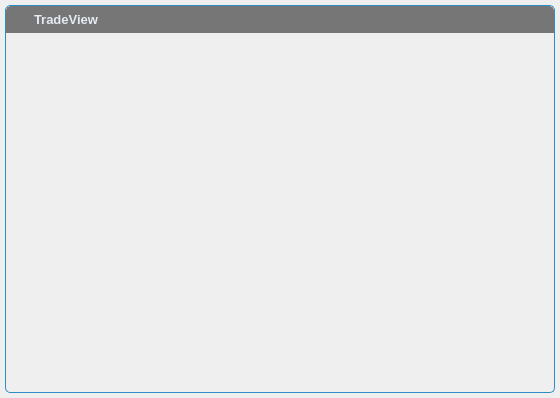
<?xml version="1.0" encoding="UTF-8"?>
<ui version="4.0">
 <class>FramelessWindow</class>
 <widget class="QWidget" name="FramelessWindow">
  <property name="geometry">
   <rect>
    <x>0</x>
    <y>0</y>
    <width>560</width>
    <height>398</height>
   </rect>
  </property>
  <property name="windowTitle">
   <string/>
  </property>
  <property name="autoFillBackground">
   <bool>false</bool>
  </property>
  <layout class="QVBoxLayout" name="verticalLayout_2">
   <property name="spacing">
    <number>0</number>
   </property>
   <property name="leftMargin">
    <number>5</number>
   </property>
   <property name="topMargin">
    <number>5</number>
   </property>
   <property name="rightMargin">
    <number>5</number>
   </property>
   <property name="bottomMargin">
    <number>5</number>
   </property>
   <item>
    <widget class="QWidget" name="windowFrame" native="true">
     <property name="autoFillBackground">
      <bool>false</bool>
     </property>
     <property name="styleSheet">
      <string notr="true">#windowFrame{border:1px solid palette(highlight); border-radius:5px 5px 5px 5px; background-color:palette(Window);}</string>
     </property>
     <layout class="QVBoxLayout" name="verticalLayout">
      <property name="spacing">
       <number>0</number>
      </property>
      <property name="leftMargin">
       <number>1</number>
      </property>
      <property name="topMargin">
       <number>1</number>
      </property>
      <property name="rightMargin">
       <number>1</number>
      </property>
      <property name="bottomMargin">
       <number>1</number>
      </property>
      <item>
       <widget class="WindowDragger" name="windowTitlebar" native="true">
        <property name="sizePolicy">
         <sizepolicy hsizetype="Preferred" vsizetype="Fixed">
          <horstretch>0</horstretch>
          <verstretch>0</verstretch>
         </sizepolicy>
        </property>
        <property name="minimumSize">
         <size>
          <width>0</width>
          <height>0</height>
         </size>
        </property>
        <property name="autoFillBackground">
         <bool>false</bool>
        </property>
        <property name="styleSheet">
         <string notr="true">#windowTitlebar{border: 0px none palette(base); border-top-left-radius:5px; border-top-right-radius:5px; background-color:palette(shadow); height:20px;}</string>
        </property>
        <layout class="QHBoxLayout" name="horizontalLayout" stretch="0,0,1,0,0,0,0">
         <property name="spacing">
          <number>0</number>
         </property>
         <property name="leftMargin">
          <number>0</number>
         </property>
         <property name="topMargin">
          <number>0</number>
         </property>
         <property name="rightMargin">
          <number>0</number>
         </property>
         <property name="bottomMargin">
          <number>0</number>
         </property>
         <item>
          <widget class="QLabel" name="spacer">
           <property name="minimumSize">
            <size>
             <width>4</width>
             <height>0</height>
            </size>
           </property>
           <property name="maximumSize">
            <size>
             <width>4</width>
             <height>16777215</height>
            </size>
           </property>
          </widget>
         </item>
         <item>
          <widget class="QLabel" name="icon">
           <property name="minimumSize">
            <size>
             <width>16</width>
             <height>16</height>
            </size>
           </property>
           <property name="maximumSize">
            <size>
             <width>16</width>
             <height>16</height>
            </size>
           </property>
           <property name="contextMenuPolicy">
            <enum>Qt::NoContextMenu</enum>
           </property>
           <property name="styleSheet">
            <string notr="true">image: url(:/new/prefix1/images/vtlogo.png);</string>
           </property>
          </widget>
         </item>
         <item>
          <widget class="QLabel" name="titleText">
           <property name="font">
            <font>
             <pointsize>10</pointsize>
             <weight>75</weight>
             <bold>true</bold>
            </font>
           </property>
           <property name="styleSheet">
            <string notr="true">  padding-left:5px;
  color:#E4EBF2;</string>
           </property>
           <property name="text">
            <string>TradeView</string>
           </property>
           <property name="alignment">
            <set>Qt::AlignLeading|Qt::AlignLeft|Qt::AlignVCenter</set>
           </property>
          </widget>
         </item>
         <item>
          <widget class="QToolButton" name="minimizeButton">
           <property name="font">
            <font>
             <weight>75</weight>
             <bold>true</bold>
            </font>
           </property>
           <property name="styleSheet">
            <string notr="true">#minimizeButton{
  background-color:none;
  border:none;
  width:16px;
  height:16px;
  padding:4px;
  image:url(:/images/icon_window_minimize.png);
}
#minimizeButton:hover{
  background-color:palette(alternate-base);
}
#minimizeButton:pressed{
  background-color:palette(highlight);
}</string>
           </property>
           <property name="text">
            <string/>
           </property>
          </widget>
         </item>
         <item>
          <widget class="QToolButton" name="restoreButton">
           <property name="styleSheet">
            <string notr="true">#restoreButton{
  background-color:none;
  border:none;
  width:16px;
  height:16px;
  padding:4px;
  image:url(:/images/icon_window_restore.png);
}
#restoreButton:hover{
  background-color:palette(alternate-base);
}
#restoreButton:pressed{
  background-color:palette(highlight);
}</string>
           </property>
           <property name="text">
            <string/>
           </property>
          </widget>
         </item>
         <item>
          <widget class="QToolButton" name="maximizeButton">
           <property name="styleSheet">
            <string notr="true">#maximizeButton{
  background-color:none;
  border:none;
  width:16px;
  height:16px;
  padding:4px;
  image:url(:/images/icon_window_maximize.png);
}
#maximizeButton:hover{
  background-color:palette(alternate-base);
}
##maximizeButton:pressed{
  background-color:palette(highlight);
}</string>
           </property>
           <property name="text">
            <string/>
           </property>
          </widget>
         </item>
         <item>
          <widget class="QToolButton" name="closeButton">
           <property name="font">
            <font>
             <weight>75</weight>
             <bold>true</bold>
            </font>
           </property>
           <property name="styleSheet">
            <string notr="true">#closeButton{
  background-color:none;
  border:none;
  width:16px;
  height:16px;
  padding:4px;
  image:url(:/images/icon_window_close.png);
  border-top-right-radius: 5px;
}
#closeButton:hover{
  background-color:rgb(255,0,0);
}
##closeButton:pressed{
  background-color:palette(highlight);
}</string>
           </property>
          </widget>
         </item>
        </layout>
       </widget>
      </item>
      <item>
       <widget class="QWidget" name="windowContent" native="true">
        <property name="autoFillBackground">
         <bool>false</bool>
        </property>
        <property name="styleSheet">
         <string notr="true">#windowContent{
  border: 0px none palette(base);
  border-radius:0px 0px 5px 5px;
}</string>
        </property>
        <layout class="QVBoxLayout" name="verticalLayout_3">
         <property name="spacing">
          <number>0</number>
         </property>
         <property name="leftMargin">
          <number>0</number>
         </property>
         <property name="topMargin">
          <number>0</number>
         </property>
         <property name="rightMargin">
          <number>0</number>
         </property>
         <property name="bottomMargin">
          <number>0</number>
         </property>
        </layout>
       </widget>
      </item>
     </layout>
    </widget>
   </item>
  </layout>
 </widget>
 <layoutdefault spacing="6" margin="11"/>
 <customwidgets>
  <customwidget>
   <class>WindowDragger</class>
   <extends>QWidget</extends>
   <header>windowdragger.h</header>
   <container>1</container>
  </customwidget>
 </customwidgets>
 <resources/>
 <connections/>
</ui>
